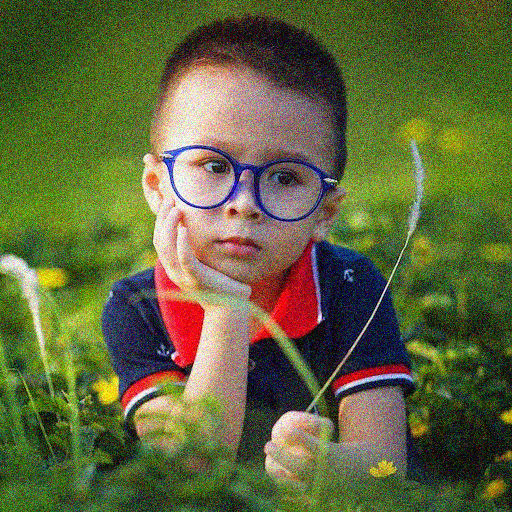
#> input picture week4-python/data/images/gaussian-noise.png, 512 x 512 px
$ jupyter execute 11_image-smoothing-gaussian-blur.ipynb   (shell and % lines are left out)
#> lines starting #> are read from the running program, lines starting #| are printed output that depends on the picture
# <font style="color:rgb(50,120,229)">Gaussian Blur</font>

The box kernel explained in the previous section, weights the contribution of all pixels in the neighborhood equally. A Gaussian Blur kernel, on the other hand, weights the contribution of a neighboring pixel based on the distance of the pixel from the center pixel.

Remember the friendly bell-curve that made your grades look good as long as everybody else performed poorly on their tests? The bell-curve or the Gaussian is given by the following equation.
$$
G(x) = \frac{1}{\sqrt{2\pi\sigma^2}}\exp^{-\frac{x^2}{2\sigma^2}}
$$
The shape of the curve is controlled a single parameter called $\sigma$  that controls the peakiness of the bell curve.
$$
G(x,\;y) = \frac{1}{2\pi\sigma^2}\exp^{-\frac{x^2 \;+ \;y^2}{2\sigma^2}}
$$

The Gaussian kernel is based on the same equation, except it is in 2D. Instead of a curve, you can think of an upside down bowl. A bigger $\sigma$ creates a kernel that blurs more.

A 5x5 Gaussian kernel with ${\sigma}=1$ is given by

$$\frac{1}{337} \begin{bmatrix} 1 & 4 & 7 & 4 & 1 \\ 4 & 20 & 33 & 20 & 4 \\
7 & 33 & 55 & 33 & 7 \\ 4 & 20 & 33 & 20 & 4 \\ 1 & 4 & 7 & 4 & 1 \end{bmatrix}$$

Unlike the box kernel, the Gaussian kernel is not uniform. The middle pixel gets the maximum weight while the pixels farther away are given less weight.

An image blurred using the Gaussian kernel looks less blurry compared to a box kernel of the same size. Small amount of Gaussian blurring is frequently used to remove noise from an image. It is also applied to the image prior to a noise sensitive image filtering operations. For example, the Sobel kernel used for calculating the derivative of an image is a combination of a Gaussian kernel and a finite difference kernel.

## <font style="color:rgb(50,120,229)">Gaussian Filter in OpenCV</font>

In OpenCV, the [**`GaussianBlur`**](https://docs.opencv.org/4.1.0/d4/d86/group__imgproc__filter.html#gaabe8c836e97159a9193fb0b11ac52cf1) function is used to perform blurring. Let us look at the usage.

### <font style="color:rgb(8,133,37)">Function Syntax</font>

```python
dst	=	cv2.GaussianBlur(	src, ksize, sigmaX[, dst[, sigmaY[, borderType]]]	)
```

**Parameters**

- **`src`**	input image; the image can have any number of channels, which are processed independently, but the depth should be CV_8U, CV_16U, CV_16S, CV_32F or CV_64F.
- **`dst`**	output image of the same size and type as src.
- **`ksize`**	Gaussian kernel size. ksize.width and ksize.height can differ but they both must be positive and odd. Or, they can be zero's and then they are computed from sigma.
- **`sigmaX`**	Gaussian kernel standard deviation in X direction.
- **`sigmaY`**	Gaussian kernel standard deviation in Y direction; if sigmaY is zero, it is set to be equal to sigmaX, if both sigmas are zeros, they are computed from ksize.width and ksize.height, respectively; to fully control the result regardless of possible future modifications of all this semantics, it is recommended to specify all of ksize, sigmaX, and sigmaY.
- **`borderType`**	pixel extrapolation method.

#### <font style="color:rgb(200,0,0)">Note:</font>

1. In most cases, sigmaX and sigmaY are the same. But it is fun to experiment with different values of `sigmaX` and `sigmaY` and see the results.

2. It is much easier to control the Gaussian blurring using just one parameter. Usually, we simply provide the kernel size, and let OpenCV automatically calculate the optimum sigma for based on the following equation.

    $$\sigma = 0.3 \cdot ((\text{size}-1) \cdot 0.5 - 1) + 0.8$$

3. If you set `sigmaY` equal to zero, it is set to `sigmaX` internally by OpenCV. If both `sigmaX` and `sigmaY` are zero, the above formula is used to calculate $\sigma$.

Let us dive into a tutorial demonstrating the usage of Gaussian blur.

[cell 1]
import cv2
import numpy as np
from dataPath import DATA_PATH

filename = DATA_PATH+"images/gaussian-noise.png"

img = cv2.imread(filename)
#> img is the input picture: shape (512, 512, 3); mean B, G, R 59.1, 102, 95.6

In the following code, Gaussian blur is applied using two different kernels.

The first is a 5x5 kernel with `sigmaX` and `sigmaY` set to 0. OpenCV automatically calculates `sigma` when it is set to 0.

The second is a 25x25 kernel with `sigmaX` and `sigmaY` set to 50.

[cell 2]
# Apply gaussian blur
dst1=cv2.GaussianBlur(img,(5,5),0,0)
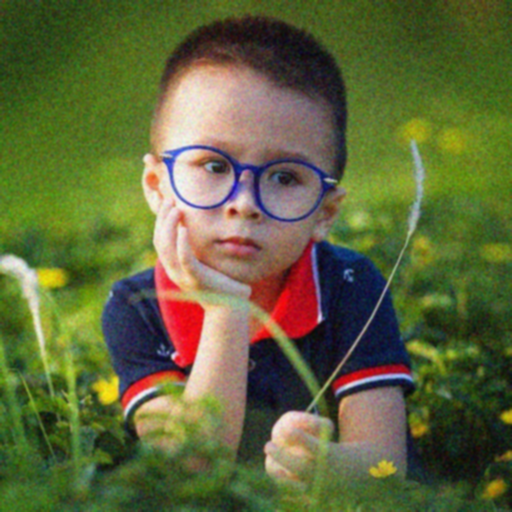
#> dst1: shape (512, 512, 3); mean B, G, R 59.1, 102, 95.6
dst2=cv2.GaussianBlur(img,(25,25),50,50)
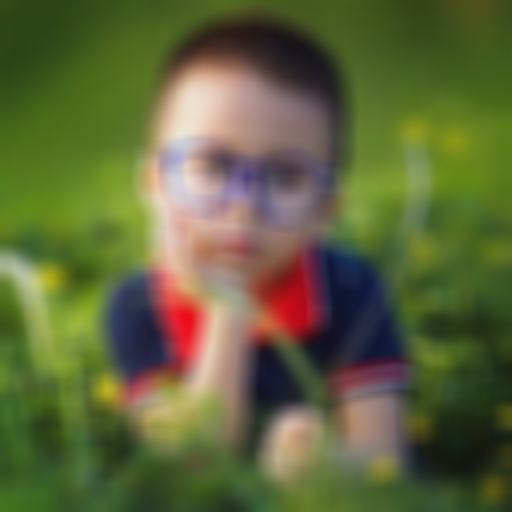
#> dst2: shape (512, 512, 3); mean B, G, R 59.1, 102, 95.6

lineType=4
fontScale=1

# Display images

combined = np.hstack((img, dst1,dst2))
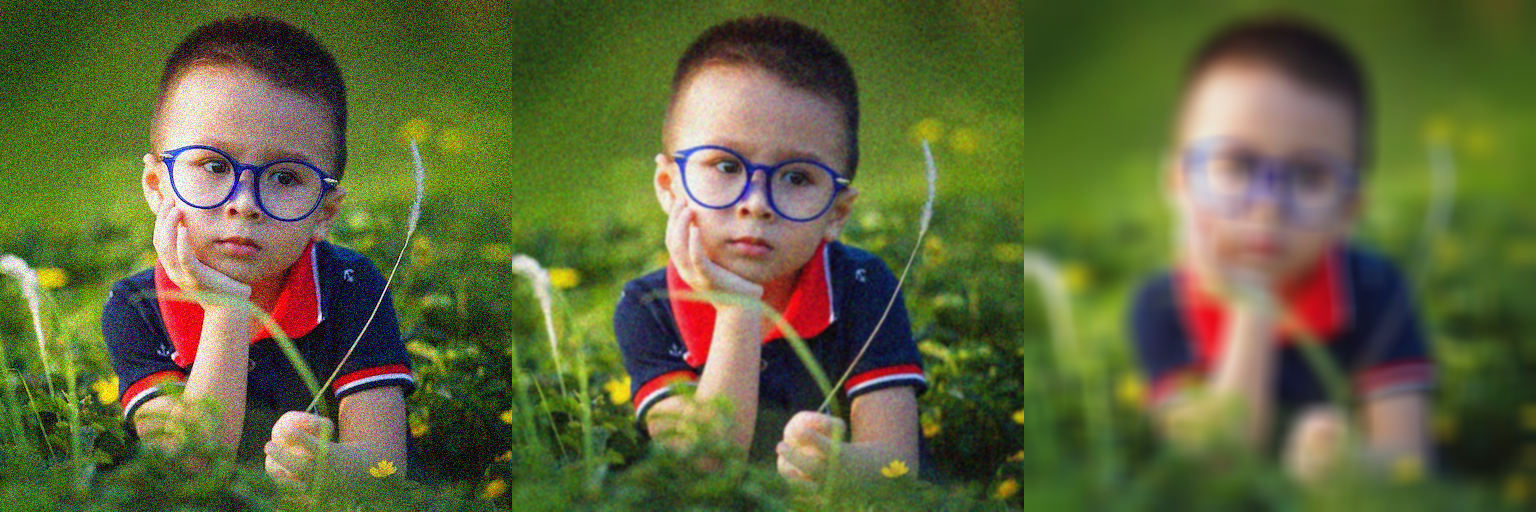
#> combined: shape (512, 1536, 3); mean B, G, R 59.1, 102, 95.6

[cell 3]
import matplotlib.pyplot as plt

[cell 4]
import matplotlib
matplotlib.rcParams['figure.figsize'] = (10.0, 10.0)

[cell 5]
plt.figure(figsize=[20,10])
plt.subplot(131);plt.imshow(img[...,::-1]);plt.title("Original Image")
plt.subplot(132);plt.imshow(dst1[...,::-1]);plt.title("Gaussian Blur Result 1 : KernelSize = 5")
plt.subplot(133);plt.imshow(dst2[...,::-1]);plt.title("Gaussian Blur Result 2 : KernelSize = 25")
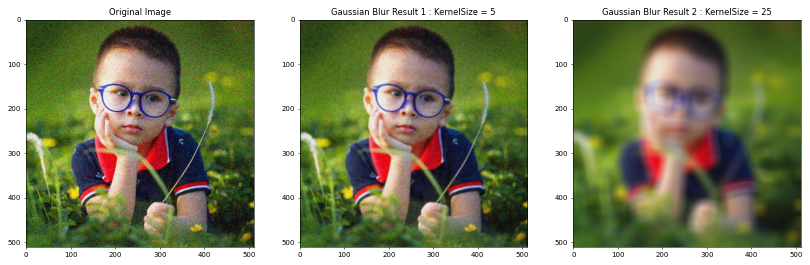
#> figure drawn by matplotlib, 3 panels
